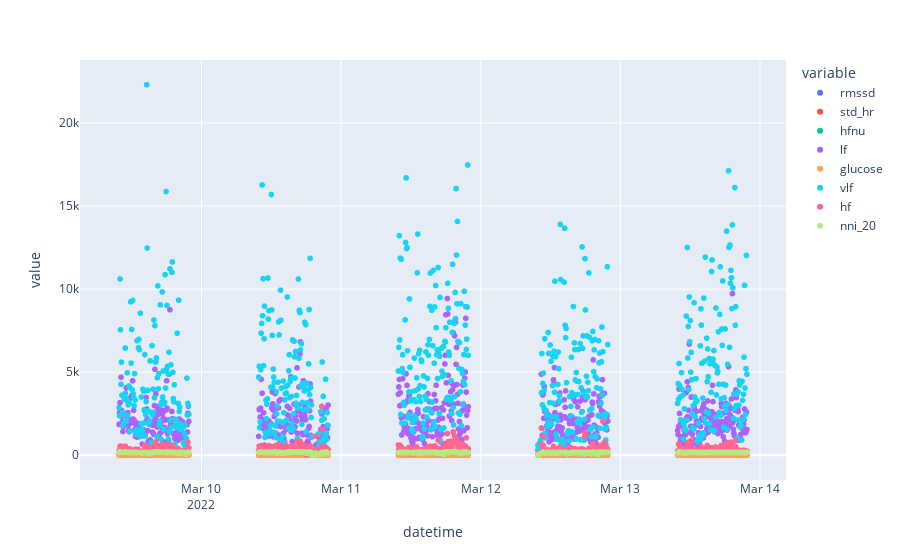

The notebook cell saved with this chart:
### Code cell
px.scatter(train_all_scaled)

### Figure 1 — Plotly figure (JSON) as saved in the notebook; plotly's stock layout.template omitted (floating-point values rounded to 4 significant figures; data arrays with more than 128 entries replaced by an {"elided": "..."} marker saying what was removed)
{"data": [{"hovertemplate": "variable=rmssd<br>datetime=%{x}<br>value=%{y}<extra></extra>", "legendgroup": "rmssd", "marker": {"color": "#636efa", "symbol": "circle"}, "mode": "markers", "name": "rmssd", "showlegend": true, "type": "scattergl", "x": {"elided": "723 str values"}, "xaxis": "x", "y": {"elided": "723 float values"}, "yaxis": "y"}, {"hovertemplate": "variable=std_hr<br>datetime=%{x}<br>value=%{y}<extra></extra>", "legendgroup": "std_hr", "marker": {"color": "#EF553B", "symbol": "circle"}, "mode": "markers", "name": "std_hr", "showlegend": true, "type": "scattergl", "x": {"elided": "723 str values"}, "xaxis": "x", "y": {"elided": "723 float values"}, "yaxis": "y"}, {"hovertemplate": "variable=hfnu<br>datetime=%{x}<br>value=%{y}<extra></extra>", "legendgroup": "hfnu", "marker": {"color": "#00cc96", "symbol": "circle"}, "mode": "markers", "name": "hfnu", "showlegend": true, "type": "scattergl", "x": {"elided": "723 str values"}, "xaxis": "x", "y": {"elided": "723 float values"}, "yaxis": "y"}, {"hovertemplate": "variable=lf<br>datetime=%{x}<br>value=%{y}<extra></extra>", "legendgroup": "lf", "marker": {"color": "#ab63fa", "symbol": "circle"}, "mode": "markers", "name": "lf", "showlegend": true, "type": "scattergl", "x": {"elided": "723 str values"}, "xaxis": "x", "y": {"elided": "723 float values"}, "yaxis": "y"}, {"hovertemplate": "variable=glucose<br>datetime=%{x}<br>value=%{y}<extra></extra>", "legendgroup": "glucose", "marker": {"color": "#FFA15A", "symbol": "circle"}, "mode": "markers", "name": "glucose", "showlegend": true, "type": "scattergl", "x": {"elided": "723 str values"}, "xaxis": "x", "y": {"elided": "723 float values"}, "yaxis": "y"}, {"hovertemplate": "variable=vlf<br>datetime=%{x}<br>value=%{y}<extra></extra>", "legendgroup": "vlf", "marker": {"color": "#19d3f3", "symbol": "circle"}, "mode": "markers", "name": "vlf", "showlegend": true, "type": "scattergl", "x": {"elided": "723 str values"}, "xaxis": "x", "y": {"elided": "723 float values"}, "yaxis": "y"}, {"hovertemplate": "variable=hf<br>datetime=%{x}<br>value=%{y}<extra></extra>", "legendgroup": "hf", "marker": {"color": "#FF6692", "symbol": "circle"}, "mode": "markers", "name": "hf", "showlegend": true, "type": "scattergl", "x": {"elided": "723 str values"}, "xaxis": "x", "y": {"elided": "723 float values"}, "yaxis": "y"}, {"hovertemplate": "variable=nni_20<br>datetime=%{x}<br>value=%{y}<extra></extra>", "legendgroup": "nni_20", "marker": {"color": "#B6E880", "symbol": "circle"}, "mode": "markers", "name": "nni_20", "showlegend": true, "type": "scattergl", "x": {"elided": "723 str values"}, "xaxis": "x", "y": {"elided": "723 float values"}, "yaxis": "y"}], "layout": {"legend": {"title": {"text": "variable"}, "tracegroupgap": 0}, "margin": {"t": 60}, "xaxis": {"anchor": "y", "domain": [0, 1], "title": {"text": "datetime"}}, "yaxis": {"anchor": "x", "domain": [0, 1], "title": {"text": "value"}}}}
